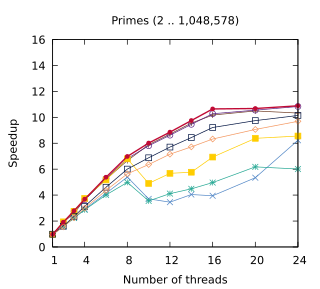

Reproduce this figure in gnuplot.
set title "Primes (2 .. 1,048,578)"
set terminal pdf size 3.2,2.9
set output "./results/Primes_2_.._1,048,578.pdf"
set key off
set xrange [1:24]
set xtics (1, 4, 8, 12, 16, 20, 24)
set xlabel "Number of threads"
set yrange [0:16]
set ylabel "Speedup"
plot './results/Primes_2_.._1,048,578.dat' using 1:2 title "Rayon" pointsize 0.7 lw 1 pt 1 linecolor rgb "#6E3B23" with linespoints, \
  './results/Primes_2_.._1,048,578.dat' using 1:3 title "Static" pointsize 0.7 lw 1 pt 2 linecolor rgb "#5287C6" with linespoints, \
  './results/Primes_2_.._1,048,578.dat' using 1:4 title "Static (pinned)" pointsize 0.7 lw 1 pt 3 linecolor rgb "#24A793" with linespoints, \
  './results/Primes_2_.._1,048,578.dat' using 1:5 title "Work stealing" pointsize 0.7 lw 1 pt 6 linecolor rgb "#5B2182" with linespoints, \
  './results/Primes_2_.._1,048,578.dat' using 1:6 title "OpenMP (static)" pointsize 0.7 lw 1 pt 5 linecolor rgb "#FFCD00" with linespoints, \
  './results/Primes_2_.._1,048,578.dat' using 1:7 title "OpenMP (dynamic)" pointsize 0.7 lw 1 pt 4 linecolor rgb "#001240" with linespoints, \
  './results/Primes_2_.._1,048,578.dat' using 1:8 title "OpenMP (taskloop)" pointsize 0.7 lw 1 pt 12 linecolor rgb "#F3965E" with linespoints, \
  './results/Primes_2_.._1,048,578.dat' using 1:9 title "Work assisting (our)" pointsize 0.4 lw 2 pt 7 linecolor rgb "#C00A35" with linespoints
